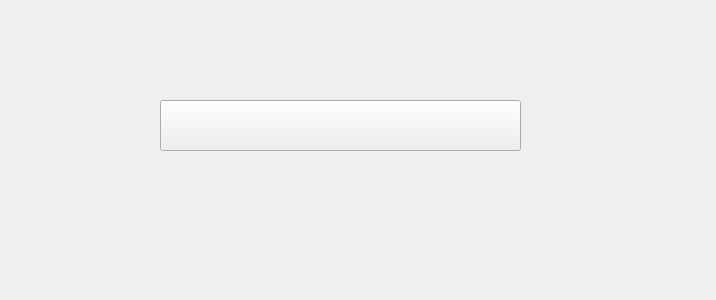
<?xml version="1.0" encoding="UTF-8"?>
<ui version="4.0">
 <class>Form</class>
 <widget class="QWidget" name="Form">
  <property name="geometry">
   <rect>
    <x>0</x>
    <y>0</y>
    <width>716</width>
    <height>300</height>
   </rect>
  </property>
  <property name="windowTitle">
   <string>Form</string>
  </property>
  <widget class="QPushButton" name="pushButton">
   <property name="geometry">
    <rect>
     <x>160</x>
     <y>100</y>
     <width>361</width>
     <height>51</height>
    </rect>
   </property>
   <property name="text">
    <string/>
   </property>
  </widget>
 </widget>
 <resources/>
 <connections/>
</ui>
